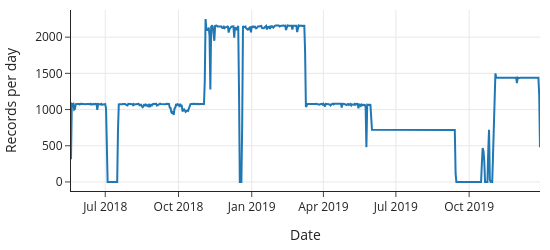

Write notebook code for a chart like this one.
### Markdown cell above
We see that the number of measurements in a day varies widely. A line plot of these counts gives us a better sense of these variations:

### Code cell
px.line(per_day, x=per_day.index, y='records_per_day', 
        labels={'timestamp':'Date', 'records_per_day':'Records per day'},
        width=550, height=250,).show()

### Figure 1 — Plotly figure (JSON) as saved in the notebook; plotly's stock layout.template omitted (floating-point values rounded to 4 significant figures; data arrays with more than 128 entries replaced by an {"elided": "..."} marker saying what was removed)
{"data": [{"hovertemplate": "Date=%{x}<br>Records per day=%{y}<extra></extra>", "legendgroup": "", "line": {"color": "#1F77B4", "dash": "solid"}, "marker": {"symbol": "circle"}, "mode": "lines", "name": "", "orientation": "v", "showlegend": false, "type": "scatter", "x": {"elided": "590 str values"}, "xaxis": "x", "y": {"elided": "590 int values"}, "yaxis": "y"}], "layout": {"height": 250, "legend": {"tracegroupgap": 0}, "width": 550, "xaxis": {"anchor": "y", "domain": [0, 1], "title": {"text": "Date"}}, "yaxis": {"anchor": "x", "domain": [0, 1], "title": {"text": "Records per day"}}}}
